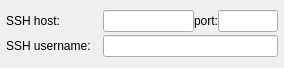
<?xml version="1.0" encoding="UTF-8"?>
<ui version="4.0">
 <class>SshConnection</class>
 <widget class="QWidget" name="SshConnection">
  <property name="geometry">
   <rect>
    <x>0</x>
    <y>0</y>
    <width>284</width>
    <height>68</height>
   </rect>
  </property>
  <property name="sizePolicy">
   <sizepolicy hsizetype="Preferred" vsizetype="Preferred">
    <horstretch>0</horstretch>
    <verstretch>0</verstretch>
   </sizepolicy>
  </property>
  <property name="windowTitle">
   <string>Form</string>
  </property>
  <layout class="QVBoxLayout" name="verticalLayout">
   <property name="spacing">
    <number>3</number>
   </property>
   <property name="leftMargin">
    <number>6</number>
   </property>
   <property name="topMargin">
    <number>6</number>
   </property>
   <property name="rightMargin">
    <number>6</number>
   </property>
   <property name="bottomMargin">
    <number>6</number>
   </property>
   <item>
    <layout class="QGridLayout" name="gridLayout">
     <property name="horizontalSpacing">
      <number>12</number>
     </property>
     <item row="0" column="1">
      <layout class="QHBoxLayout" name="horizontalLayout">
       <item>
        <widget class="QLineEdit" name="edtSshHost"/>
       </item>
       <item>
        <widget class="QLabel" name="lblSshPort">
         <property name="text">
          <string>port:</string>
         </property>
         <property name="alignment">
          <set>Qt::AlignLeading|Qt::AlignLeft|Qt::AlignVCenter</set>
         </property>
         <property name="buddy">
          <cstring>edtSshPort</cstring>
         </property>
        </widget>
       </item>
       <item>
        <widget class="QLineEdit" name="edtSshPort">
         <property name="sizePolicy">
          <sizepolicy hsizetype="Fixed" vsizetype="Fixed">
           <horstretch>0</horstretch>
           <verstretch>0</verstretch>
          </sizepolicy>
         </property>
         <property name="maximumSize">
          <size>
           <width>60</width>
           <height>16777215</height>
          </size>
         </property>
        </widget>
       </item>
      </layout>
     </item>
     <item row="0" column="0">
      <widget class="QLabel" name="lblSshHost">
       <property name="text">
        <string>SSH host:</string>
       </property>
       <property name="alignment">
        <set>Qt::AlignLeading|Qt::AlignLeft|Qt::AlignVCenter</set>
       </property>
       <property name="buddy">
        <cstring>edtSshHost</cstring>
       </property>
      </widget>
     </item>
     <item row="1" column="0">
      <widget class="QLabel" name="lblSshUsername">
       <property name="text">
        <string>SSH username:</string>
       </property>
       <property name="alignment">
        <set>Qt::AlignLeading|Qt::AlignLeft|Qt::AlignVCenter</set>
       </property>
       <property name="buddy">
        <cstring>edtSshUsername</cstring>
       </property>
      </widget>
     </item>
     <item row="1" column="1">
      <widget class="QLineEdit" name="edtSshUsername"/>
     </item>
    </layout>
   </item>
  </layout>
 </widget>
 <resources/>
 <connections/>
</ui>
